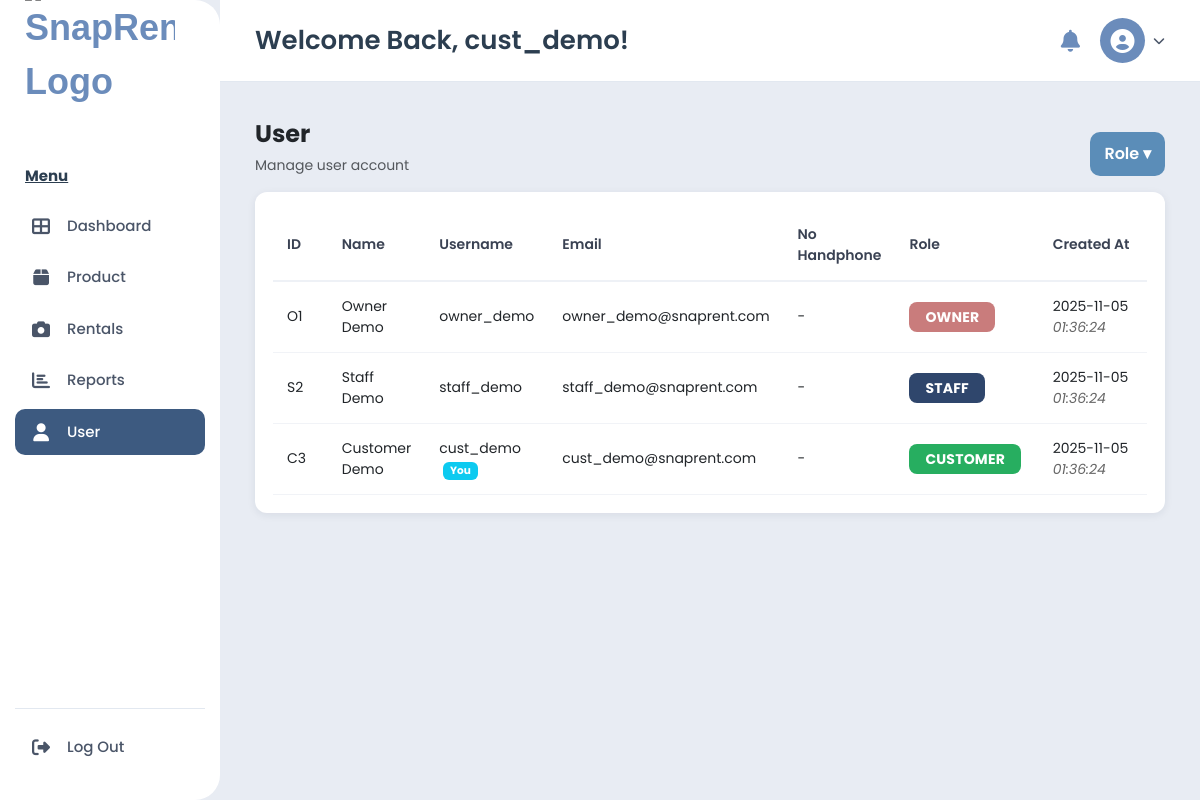
The page /Dashboard/index.php?page=users (signed in) on the database as committed earlier.
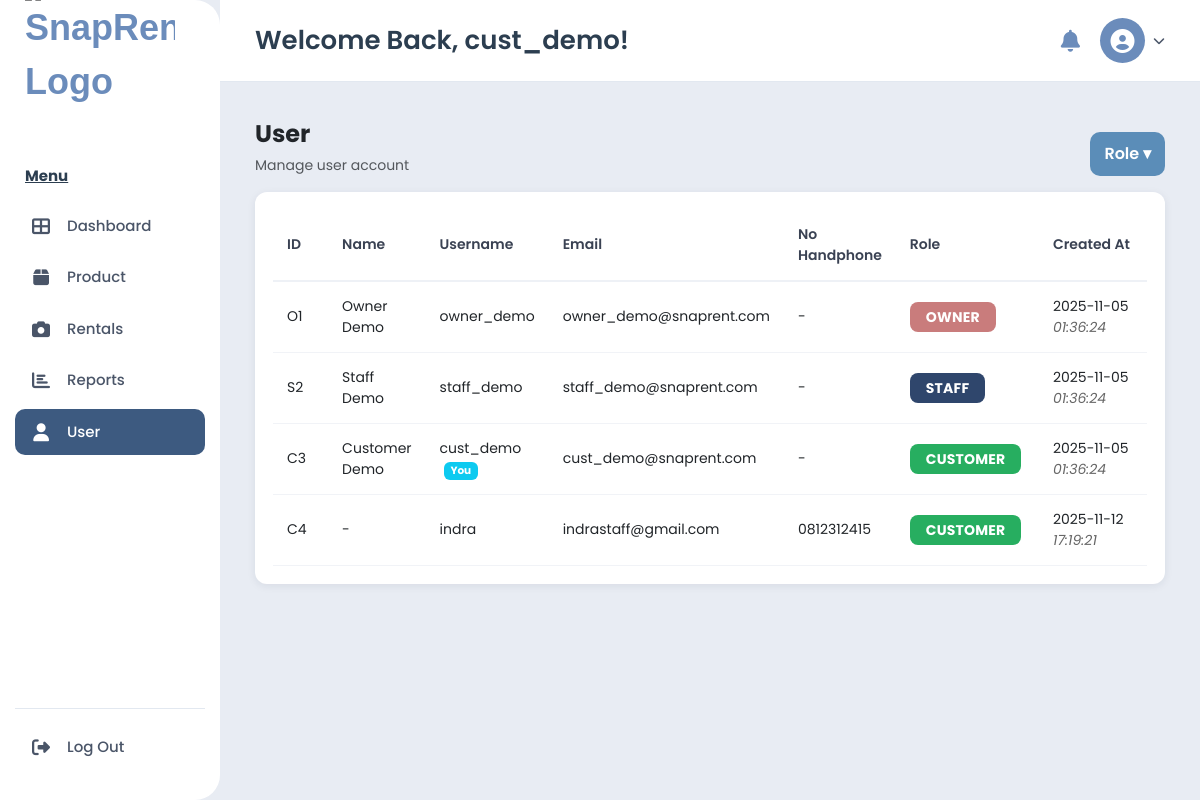
The same page on the database as committed later.
### tables this page shows
CREATE TABLE `accounts` (
  `id` bigint UNSIGNED NOT NULL,
  `owner_id` bigint UNSIGNED DEFAULT NULL,
  `staff_id` bigint UNSIGNED DEFAULT NULL,
  `customer_id` bigint UNSIGNED DEFAULT NULL,
  `username` varchar(50) NOT NULL,
  `email` varchar(255) NOT NULL,
  `phone` varchar(25) DEFAULT NULL,
  `password` varchar(255) NOT NULL,
  `role` enum('OWNER','STAFF','CUSTOMER') NOT NULL,
  `is_verified` tinyint(1) NOT NULL DEFAULT '0',
  `is_active` tinyint(1) NOT NULL DEFAULT '1',
  `created_at` datetime NOT NULL DEFAULT CURRENT_TIMESTAMP
);

### auth/auth.php (called while the page is built, shortened)
<?php
function e($s){ return htmlspecialchars((string)$s, ENT_QUOTES, 'UTF-8'); }
function currentUser(PDO $pdo): ?array {
  $stmt = $pdo->prepare("SELECT id, username, email, role, is_active, is_verified, created_at
                         FROM accounts WHERE id=? LIMIT 1");
  $stmt->execute([$_SESSION['uid']]);
  $u = $stmt->fetch();
  $u['_role_id'] = $_SESSION['role_id'] ?? null;
  $u['_profile'] = $_SESSION['profile'] ?? null;
  return $u;
}
function require_login(PDO $pdo) {
  $u = currentUser($pdo);
}

### Dashboard/pages/users.php (the view, shortened to what this page needs)
<?php
if (isset($pdo) && $pdo instanceof PDO) {
  try {
    $sql = "
      SELECT
        a.id,
        a.username, a.email, a.phone,
        a.role, a.created_at,
        COALESCE(o.full_name, s.full_name, c.full_name) AS name,
        CASE
          WHEN a.role='OWNER'    THEN CONCAT('O', a.id)
          WHEN a.role='STAFF'    THEN CONCAT('S', a.id)
          WHEN a.role='CUSTOMER' THEN CONCAT('C', a.id)
          ELSE CONCAT('X', a.id)
        END AS id_class
      FROM accounts a
      LEFT JOIN owners    o ON o.owner_id    = a.id
      LEFT JOIN staffs    s ON s.staff_id    = a.id
      LEFT JOIN customers c ON c.customer_id = a.id
      ORDER BY FIELD(a.role,'OWNER','STAFF','CUSTOMER'), a.id
    ";
    $users_list = $pdo->query($sql)->fetchAll(PDO::FETCH_ASSOC);
  } catch (Throwable $ex) {
  }
}
?>
<div class="srui-header">
  <div>
    <h4 class="mb-1">User</h4>
    <p class="text-muted small">Manage user account</p>
  </div>
  <div class="srui-actions">
    <div class="srui-dropdown" id="srRoleDropdown">
      <button class="srui-btn srui-btn--primary" id="srRoleBtn" type="button">Role ▾</button>
    </div>
  </div>
</div>
<div class="srui-card">
  <div class="table-responsive">
    <table class="srui-table" id="srUsersTable">
      <thead>
        <tr>
          <th style="width:90px;">ID</th>
          <th>Name</th>
          <th>Username</th>
          <th>Email</th>
          <th>No Handphone</th>
          <th style="width:160px;">Role</th>
          <th style="width:210px;">Created At</th>
        </tr>
      </thead>
      <tbody>
        <?php foreach($users_list as $u):
          $fullName = $u['name'] ?? $u['full_name'] ?? $u['nama'] ?? $u['display_name'] ?? '-';
          $phone    = $u['phone'] ?? $u['no_hp'] ?? $u['handphone'] ?? $u['tel'] ?? '-';
          $roleUpper = strtoupper((string)$u['role']);
          $roleBadgeClass = 'badge-' . strtolower($roleUpper);
          $created = (string)($u['created_at'] ?? '');
          if (strpos($created,' ')!==false) { [$dtDate,$dtTime] = explode(' ', $created, 2); }
          else { $dtDate = $created; $dtTime=''; }
          $idClass = $u['id_class'] ?? (
            ($roleUpper==='OWNER' ? 'O' : ($roleUpper==='STAFF' ? 'S' : ($roleUpper==='CUSTOMER' ? 'C' : 'X')))
            . (int)($u['id'] ?? 0)
          );
        ?>
        <tr data-role="<?= e($roleUpper) ?>">
          <td title="Numeric ID: <?= (int)$u['id'] ?>"><?= e($idClass) ?></td>
          <td><?= e($fullName) ?></td>
          <td>
            <?= e($u['username']) ?>
            <?php if (($u['id'] ?? null) === ($user['id'] ?? null)): ?>
              <span class="badge bg-info text-white ms-1">You</span>
            <?php endif; ?>
          </td>
          <td><?= e($u['email']) ?></td>
          <td><?= e($phone) ?></td>
          <td><span class="badge <?= e($roleBadgeClass) ?> text-uppercase"><?= e($roleUpper) ?></span></td>
          <td class="srui-created">
            <?= e($dtDate) ?> <?php if($dtTime): ?><span class="time"><?= e($dtTime) ?></span><?php endif; ?>
          </td>
        </tr>
        <?php endforeach; ?>
      </tbody>
    </table>
  </div>
</div>

### Dashboard/includes/header.php (shortened to what this page needs)
<!doctype html>
<html lang="id">
<head>
  <link rel="stylesheet" href="https://cdnjs.cloudflare.com/ajax/libs/font-awesome/6.4.0/css/all.min.css">
  <link href="https://cdn.jsdelivr.net/npm/bootstrap@5.3.3/dist/css/bootstrap.min.css" rel="stylesheet">
</head>
<body>

### Dashboard/includes/sidebar.php
<aside class="sidebar">
  <div class="logo"
       style="display:flex; align-items:center; justify-content:left; gap:6px; margin-top:-40px; margin-bottom:30px;">
    <img src="includes/logo/logo snaprent.png"
         alt="SnapRent Logo"
         style="width:150px; height:150px; object-fit:contain; border-radius:6px;">
  </div>
  <nav class="menu">
    <p class="menu-title">Menu</p>
    <a href="?page=dashboard" class="menu-item <?= $page==='dashboard'?'active':'' ?>">
      <i class="fas fa-th-large"></i>
      <span>Dashboard</span>
    </a>
    <a href="?page=products" class="menu-item <?= $page==='products'?'active':'' ?>">
      <i class="fas fa-box"></i>
      <span>Product</span>
    </a>
    <a href="?page=orders" class="menu-item <?= $page==='orders'?'active':'' ?>">
      <i class="fas fa-camera"></i>
      <span>Rentals</span>
    </a>
    <a href="?page=reports" class="menu-item <?= $page==='reports'?'active':'' ?>">
      <i class="fas fa-chart-bar"></i>
      <span>Reports</span>
    </a>
    <a href="?page=users" class="menu-item <?= $page==='users'?'active':'' ?>">
      <i class="fas fa-user"></i>
      <span>User</span>
    </a>
  </nav>
  <div class="logout-section">
    <a href="../auth/logout.php" class="menu-item">
      <i class="fas fa-sign-out-alt"></i>
      <span>Log Out</span>
    </a>
  </div>
</aside>

### Dashboard/index.php (shortened to what this page needs)
<?php
require __DIR__. '/../auth/auth.php';
require_login($pdo);
$page = $_GET['page'] ?? 'dashboard';
$user = currentUser($pdo);
require_once __DIR__ . '/includes/header.php';
require_once __DIR__ . '/includes/sidebar.php';
?>
<div class="main-content">
  <header>
    <h1>Welcome Back, <?= e($user['username']) ?>!</h1>
    <div class="header-actions">
      <i class="fas fa-bell bell-icon"></i>
      <div class="user-profile">
        <div class="user-avatar">
          <i class="fas fa-user-circle"></i>
        </div>
        <i class="fas fa-chevron-down"></i>
      </div>
    </div>
  </header>
  <section class="content-area">
    <?php
    $allowed_pages = ['dashboard', 'orders', 'users', 'reports', 'products'];
    if (in_array($page, $allowed_pages)) {
      $page_file = __DIR__ . '/pages/' . $page . '.php';
      if (file_exists($page_file)) {
        require_once $page_file;
      } else {
        echo '<div class="alert alert-danger">Page file not found.</div>';
      }
    } else {
      echo '<div class="alert alert-warning">Page not found.</div>';
    }
    ?>
  </section>
</div>
<?php
require_once __DIR__ . '/includes/footer.php';
?>

### Dashboard/includes/footer.php (shortened to what this page needs)
</body>
</html>

### Dashboard/includes/header.php (style rules this page uses)
* { margin: 0; padding: 0; box-sizing: border-box; }
body { font-family: 'Segoe UI', Tahoma, Geneva, Verdana, sans-serif; background-color: #e8ecf3; display: flex; height: 100vh; overflow: hidden; }
.sidebar { width: 220px; background-color: #ffffff; height: 100vh; padding: 25px 15px; position: fixed; display: flex; flex-direction: column; z-index: 1000; overflow-y: auto; border-top-right-radius: 25px; border-bottom-right-radius: 25px; }
.logo { display: flex; align-items: center; gap: 5px; font-size: 36px; font-weight: 700; color: #6b8cbb; margin-bottom: 40px; padding-left: 10px; font-family: 'Arial', sans-serif; }
.menu { flex: 1; overflow-y: auto; }
.menu-title { font-size: 15px; color: #2c3e50; margin-bottom: 15px; font-weight: 700; text-decoration: underline; padding-left: 10px; }
.menu-item { display: flex; align-items: center; gap: 15px; padding: 12px 15px; margin-bottom: 5px; color: #4a5568; text-decoration: none; border-radius: 10px; transition: all 0.3s; font-size: 15px; font-weight: 500; }
.menu-item.active { background-color: #3d5a80; color: white; }
.menu-item i { font-size: 18px; width: 22px; text-align: center; }
.logout-section { border-top: 1px solid #e2e8f0; padding-top: 15px; margin-top: auto; }
.main-content { margin-left: 220px; flex: 1; display: flex; flex-direction: column; height: 100vh; overflow: hidden; background-color: #e8ecf3; }
header { background-color: #ffffff; padding: 18px 35px; display: flex; justify-content: space-between; align-items: center; flex-shrink: 0; border-bottom: 1px solid #e2e8f0; }
header h1 { font-size: 26px; color: #2c3e50; margin: 0; font-weight: 600; }
.header-actions { display: flex; align-items: center; gap: 20px; }
.header-actions .bell-icon { font-size: 22px; color: #6b8cbb; cursor: pointer; transition: color 0.3s; position: relative; }
.user-profile { display: flex; align-items: center; gap: 8px; cursor: pointer; transition: all 0.3s; }
.user-avatar { width: 45px; height: 45px; background-color: #6b8cbb; border-radius: 50%; display: flex; align-items: center; justify-content: center; color: white; font-size: 24px; }
.user-profile .fa-chevron-down { font-size: 12px; color: #4a5568; }
.content-area { padding: 20px 35px; flex: 1; overflow-y: auto; overflow-x: hidden; background-color: #e8ecf3; }
.badge-owner { background-color: #dc3545; color: white; }
.badge-staff { background-color: #6b8cbb; color: white; }
.badge-customer { background-color: #6c757d; color: white; }

### Dashboard/pages/users.php (style rules this page uses)
:root { --sr-bg:#f5f6f8; --sr-white:#fff; --sr-text:#2b2f3a; --sr-muted:#7b8394; --sr-navy:#2f466c; --sr-navy-50:#e8eef7; --sr-accent:#5b8db8; --sr-green:#27ae60; --sr-rose:#c97c7c; --sr-shadow:0 2px 8px rgba(27,43,66,.08); }
body { font-family:"Poppins",system-ui,-apple-system,Segoe UI,Roboto,Arial,sans-serif }
.srui-header { display:flex;justify-content:space-between;align-items:flex-end;gap:16px;margin:18px 0 0 }
.srui-header h4 { margin:0;font-weight:700 }
.srui-header p { margin:6px 0 0;color:var(--sr-muted) }
.srui-actions { display:flex;align-items:center;gap:12px }
.srui-btn { border:0;border-radius:10px;padding:10px 14px; display:inline-flex;align-items:center;gap:8px;cursor:pointer;font-weight:600 }
.srui-btn--primary { background:var(--sr-accent);color:#fff }
.srui-dropdown { position:relative }
.srui-dropdown > .srui-btn { background:var(--sr-accent);color:#fff }
.srui-card { background:#fff;border-radius:12px;box-shadow:var(--sr-shadow);padding:18px; margin-top:16px; }
.srui-table { width:100%;border-collapse:separate;border-spacing:0 }
.srui-table thead th { padding:14px;border-bottom:2px solid #eef1f6;text-align:left;font-weight:600;color:#3a4253;font-size:14px }
.srui-table tbody td { padding:14px;border-bottom:1px solid #f1f3f7;font-size:14px }
.badge-owner,.badge-staff,.badge-customer,.badge-admin { font-size:14px !important;font-weight:700 !important; padding:8px 16px !important;letter-spacing:.2px;border-radius:8px;color:#fff }
.badge-owner { background:var(--sr-rose)!important }
.badge-staff,.badge-admin { background:var(--sr-navy)!important }
.badge-customer { background:var(--sr-green)!important }
.srui-created .time { font-style:italic;color:#666 }

Rows that differ between the two databases and show on the page:
added accounts: idClass "C4", fullName "-", username "indra", email "indrastaff@gmail.com", phone "0812312415", role "CUSTOMER", dtDate "2025-11-12", dtTime "17:19:21"
